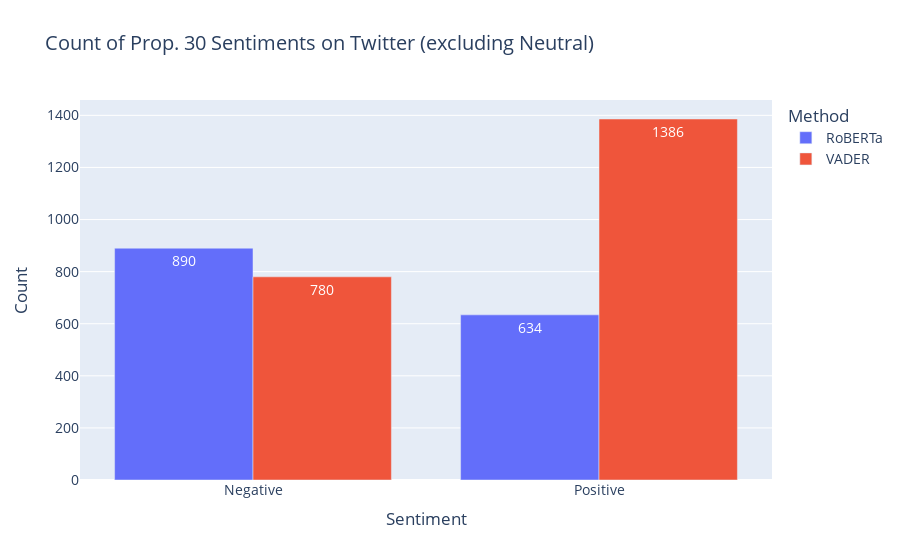

The notebook cell saved with this chart:
### Code cell
# bar plot of positive and negative sentiments for each model
fig_no_neutral = px.bar(data_frame=counts_no_neutral_df, 
                 x = 'Sentiment', 
                 y = 'Count', 
                 color = 'Method', 
                 barmode = 'group', 
                 title = 'Count of Prop. 30 Sentiments on Twitter (excluding Neutral)', 
                 text = 'Count')
fig_no_neutral.update_traces(textposition = 'inside', textfont_color = 'white')
fig_no_neutral.update_layout(xaxis = {'categoryorder': 'array', 'categoryarray': ['Negative', 'Positive']},
                      font_size = 14)
fig_no_neutral.show()

### Figure 1 — Plotly figure (JSON) as saved in the notebook; plotly's stock layout.template omitted (floating-point values rounded to 4 significant figures)
{"data": [{"alignmentgroup": "True", "hovertemplate": "Method=RoBERTa<br>Sentiment=%{x}<br>Count=%{text}<extra></extra>", "legendgroup": "RoBERTa", "marker": {"color": "#636efa", "pattern": {"shape": ""}}, "name": "RoBERTa", "offsetgroup": "RoBERTa", "orientation": "v", "showlegend": true, "text": [890, 634], "textfont": {"color": "white"}, "textposition": "inside", "type": "bar", "x": ["Negative", "Positive"], "xaxis": "x", "y": [890, 634], "yaxis": "y"}, {"alignmentgroup": "True", "hovertemplate": "Method=VADER<br>Sentiment=%{x}<br>Count=%{text}<extra></extra>", "legendgroup": "VADER", "marker": {"color": "#EF553B", "pattern": {"shape": ""}}, "name": "VADER", "offsetgroup": "VADER", "orientation": "v", "showlegend": true, "text": [1386, 780], "textfont": {"color": "white"}, "textposition": "inside", "type": "bar", "x": ["Positive", "Negative"], "xaxis": "x", "y": [1386, 780], "yaxis": "y"}], "layout": {"barmode": "group", "font": {"size": 14}, "legend": {"title": {"text": "Method"}, "tracegroupgap": 0}, "title": {"text": "Count of Prop. 30 Sentiments on Twitter (excluding Neutral)"}, "xaxis": {"anchor": "y", "categoryarray": ["Negative", "Positive"], "categoryorder": "array", "domain": [0, 1], "title": {"text": "Sentiment"}}, "yaxis": {"anchor": "x", "domain": [0, 1], "title": {"text": "Count"}}}}
